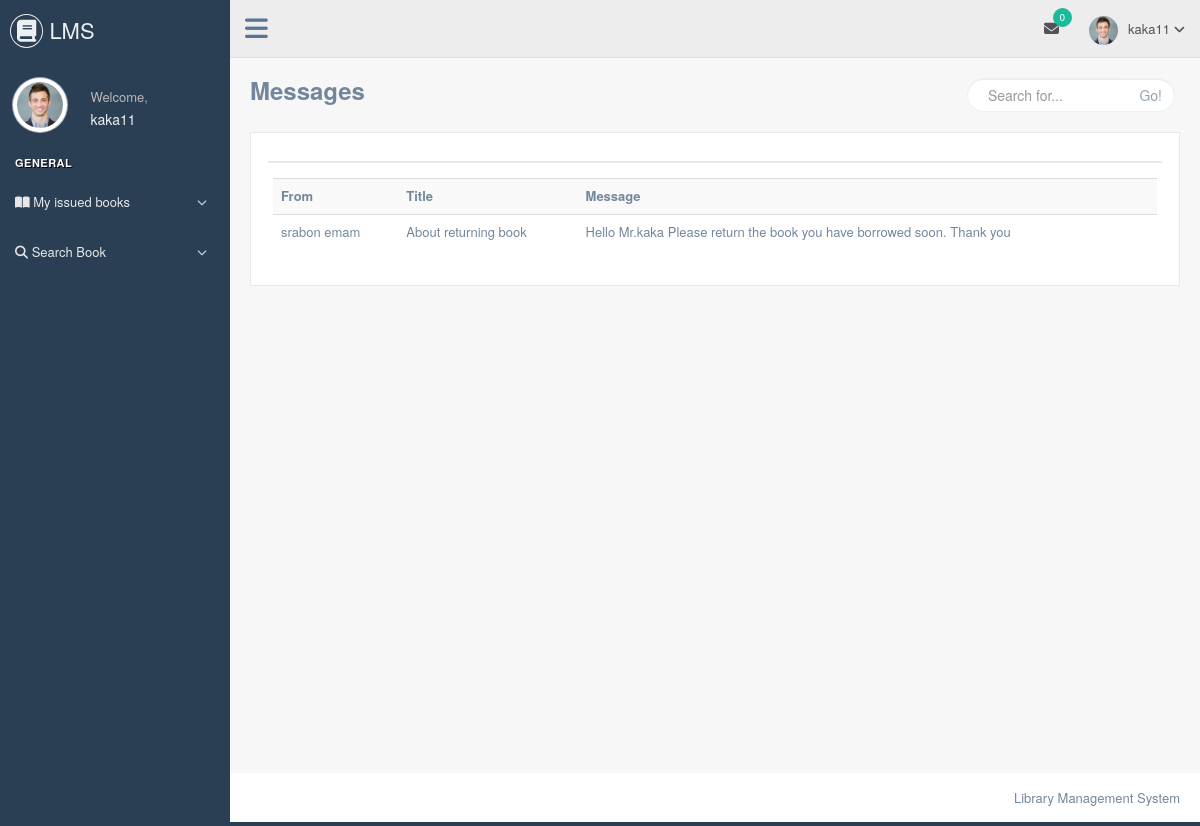
Screenshot of /student/message_from_librarian.php (signed in) with the database file from the repository.
### tables this page shows
CREATE TABLE `messages` (
  `id` int(5) NOT NULL,
  `susername` varchar(50) NOT NULL,
  `dusername` varchar(50) NOT NULL,
  `title` varchar(150) NOT NULL,
  `msg` varchar(500) NOT NULL,
  `read1` varchar(10) NOT NULL
);

CREATE TABLE `librarian_registration` (
  `id` int(5) NOT NULL,
  `firstname` varchar(50) NOT NULL,
  `lastname` varchar(50) NOT NULL,
  `username` varchar(50) NOT NULL,
  `password` varchar(50) NOT NULL,
  `email` varchar(50) NOT NULL,
  `contact` varchar(50) NOT NULL
);

### student/message_from_librarian.php (the view, shortened to what this page needs)
<?php
include 'header.php';
include 'conn.php';
mysqli_query($conn,"UPDATE messages SET read1='y' WHERE dusername='$_SESSION[username]'");
?>
        <div class="right_col" role="main">
            <div class="">
                <div class="page-title">
                    <div class="title_left">
                        <h3><b>Messages</b></h3>
                    </div>
                    <div class="title_right">
                        <div class="col-md-5 col-sm-5 col-xs-12 form-group pull-right top_search">
                            <div class="input-group">
                                <input type="text" class="form-control" placeholder="Search for...">
                    <span class="input-group-btn">
                      <button class="btn btn-default" type="button">Go!</button>
                    </span>
                            </div>
                        </div>
                    </div>
                </div>
                <div class="clearfix"></div>
                <div class="row" style="min-height:500px">
                    <div class="col-md-12 col-sm-12 col-xs-12">
                        <div class="x_panel">
                            <div class="x_title">
                                <div class="clearfix"></div>
                            </div>
                            <div class="x_content">
                                <table  class="table table-striped ">
                                    <tr>
                                    <th>
                                        From
                                    </th>
                                    <th>
                                        Title
                                    </th>
                                    <th>
                                        Message
                                    </th>
                                    </tr>
                                    <?php
                                    $res=mysqli_query($conn,"SELECT * FROM messages WHERE dusername='$_SESSION[username]' ORDER BY id desc");
                                    while($row=mysqli_fetch_array($res))
                                    {
                                        $res1=mysqli_query($conn,"SELECT * FROM librarian_registration WHERE username='$row[susername]'");
                                        while ($row1= mysqli_fetch_array($res1))
                                        {
                                            $fullname= $row1['firstname'].' '.$row1['lastname'] ;
                                        }
                                        echo "<tr>";
                                        echo "<td>"; echo $fullname; echo "</td>";
                                        echo "<td>"; echo $row['title']; echo "</td>";
                                        echo "<td>"; echo $row['msg']; echo "</td>";
                                        echo "</tr>";
                                    }
                                    ?>
                                </table>
                            </div>
                        </div>
                    </div>
                </div>
            </div>
        </div>
<?php
include 'footer.php';
?>

### rows the page displays
messages: librarian_registration.firstname+lastname "srabon emam", title "About returning book", msg "Hello Mr.kaka Please return the book you have borrowed soon. Thank you"

### other values shown
$_SESSION['username'] "kaka11"
$tot "0"
